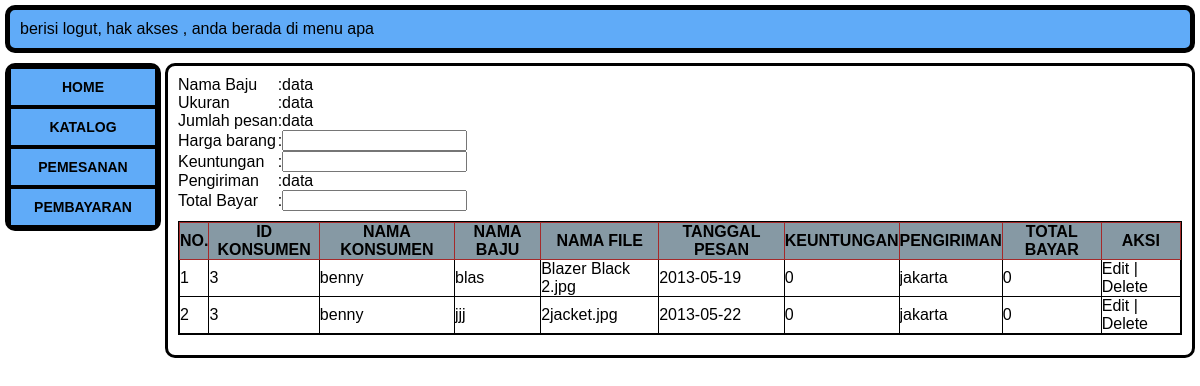
/index.php?berkas=pemesanan/admin_pemesanan, run on the app's committed database.
### tables this page shows
CREATE TABLE IF NOT EXISTS `tb_pemesanan` (
  `id_pemesanan` int(11) NOT NULL AUTO_INCREMENT,
  `id_konsumen` int(11) NOT NULL,
  `id_katalog` int(11) NOT NULL,
  `tgl_pesan` date NOT NULL,
  `ukuran_pesan` varchar(10) NOT NULL,
  `jumlah_pesan` int(11) NOT NULL,
  `id_pengiriman` int(11) NOT NULL,
  `tujuan_pengiriman` text NOT NULL,
  `status_pesan` varchar(40) NOT NULL,
  `keuntungan` int(11) NOT NULL,
  `total` int(11) NOT NULL,
  PRIMARY KEY (`id_pemesanan`)
);

CREATE TABLE IF NOT EXISTS `tb_konsumen` (
  `id_konsumen` int(11) NOT NULL AUTO_INCREMENT,
  `nama_konsumen` varchar(100) NOT NULL,
  `email` varchar(100) NOT NULL,
  `tgl_lahir` date NOT NULL,
  `no_hp` int(15) NOT NULL,
  `password` varchar(100) NOT NULL,
  `alamat` text NOT NULL,
  PRIMARY KEY (`id_konsumen`)
);

CREATE TABLE IF NOT EXISTS `tb_katalog` (
  `id` int(11) NOT NULL AUTO_INCREMENT,
  `nama_baju` varchar(100) NOT NULL,
  `nama_gambar` varchar(100) NOT NULL,
  `ukuran` int(11) NOT NULL,
  `jenis_file` varchar(100) NOT NULL,
  `jenis_katagori` varchar(50) NOT NULL,
  `harga_baju` int(11) NOT NULL,
  `tgl_upload` date NOT NULL,
  `keterangan` text NOT NULL,
  PRIMARY KEY (`id`)
);

CREATE TABLE IF NOT EXISTS `tb_pengiriman` (
  `id_pengiriman` int(11) NOT NULL AUTO_INCREMENT,
  `nama_wilayah` varchar(100) NOT NULL,
  `harga` int(11) NOT NULL,
  PRIMARY KEY (`id_pengiriman`)
);

### pemesanan/admin_pemesanan.php (the view, shortened to what this page needs)
<?php
    $menampilkan_pesanan = mysql_query("SELECT k.nama_baju AS nama_baju, p.ukuran_pesan AS ukuran_pesan, p.tgl_pesan AS tgl_pesan,
                                        p.jumlah_pesan AS jumlah_pesan, k.harga_baju AS harga_baju, p.keuntungan AS keuntungan,
                                        t.id_pengiriman AS id_pengiriman, t.nama_wilayah AS nama_wilayah, p.total AS sub_total,
                                        p.id_konsumen AS id_konsumen, kon.nama_konsumen, k.nama_gambar AS nama_gambar
                                        FROM tb_pemesanan p, tb_konsumen kon, tb_pengiriman t, tb_katalog k
                                        WHERE p.id_konsumen = kon.id_konsumen
                                        AND p.id_katalog = k.id
                                        AND p.id_pengiriman = t.id_pengiriman
                                        AND p.status_pesan IN ('belum deal','deal')
                                       ") or die(mysql_error());
?>
<div id="fm_deal_pesan">
    <form>
        <table cellpadding="10">
            <tr>
                <td>Nama Baju</td>
                <td>:</td>
                <td>data</td>
            </tr>
            <tr>
                <td>Ukuran</td>
                <td>:</td>
                <td>data</td>
            </tr>
            <tr>
                <td>Jumlah pesan</td>
                <td>:</td>
                <td>data</td>
            </tr>
            <tr>
                <td>Harga barang</td>
                <td>:</td>
                <td>
                    <input type="text" name="harga_barang" value="" />
                </td>
            </tr>
            <tr>
                <td>Keuntungan</td>
                <td>:</td>
                <td>
                    <input type="text" name="keuntungan" value="" />
                </td>
            </tr>
            <tr>
                <td>Pengiriman</td>
                <td>:</td>
                <td>data</td>
            </tr>
            <tr>
                <td>Total Bayar</td>
                <td>:</td>
                <td><input type="text" name="total_bayar" id="total_bayar" value="" /></td>
            </tr>
        </table>
    </form>
</div>
<div id="tabel_deal_pesan">
    <table>
        <tr>
            <th>NO. </th>
            <th>ID KONSUMEN</th>
            <th>NAMA KONSUMEN</th>
            <th>NAMA BAJU</th>
            <th>NAMA FILE</th>
            <th>TANGGAL PESAN</th>
            <th>KEUNTUNGAN</th>
            <th>PENGIRIMAN</th>
            <th>TOTAL BAYAR</th>
            <th>AKSI</th>
        </tr>
<?php
$no = 1;
while( $data_pesanan = mysql_fetch_array($menampilkan_pesanan)){ ?>
        <tr>
            <td><?php echo $no++; ?></td>
            <td><?php echo $data_pesanan['id_konsumen']; ?></td>
            <td><?php echo $data_pesanan['nama_konsumen']; ?></td>
            <td><?php echo $data_pesanan['nama_baju']; ?></td>
            <td><?php echo $data_pesanan['nama_gambar']; ?></td>
            <td><?php echo $data_pesanan['tgl_pesan']; ?></td>
            <td><?php echo $data_pesanan['keuntungan']; ?></td>
            <td><?php echo $data_pesanan['nama_wilayah']; ?></td>
            <td><?php echo $data_pesanan['sub_total']; ?></td>
            <td>Edit | Delete</td>
        </tr>
<?php } ?>
    </table>
</div>

### css/style.css (style rules this page uses)
html, body, blockquote, div, form, h1, h2, h3, h4, h5, h6, ol, p, pre, table, ul, li, tbody, td, tfoot, th, thead, tr, button, a, b, br, em, i, img, small, span, strong, sub, sup, legend, fieldset { margin: 0; padding: 0; border:0 none; outline:0 none; font-size:100%; list-style: none; border-collapse: collapse; }
body { font-family: calibri, sans-serif; background-color: white; padding: 5px; }
table tr th { border: 1px solid brown; background-color: #8699a4; }
#tabel_deal_pesan { border: 1px solid black; margin: 10px auto; }
#tabel_deal_pesan table { width: 100%; }
#tabel_deal_pesan table tr td { border: 1px solid black; }

### data on the page
tb_pemesanan: id_konsumen "3", id_konsumen.nama_konsumen "benny", id_katalog.nama_baju "blas", id_katalog.nama_gambar "Blazer Black 2.jpg", tgl_pesan "2013-05-19", keuntungan "0", id_pengiriman.nama_wilayah "jakarta", total "0"
tb_pemesanan: id_konsumen "3", id_konsumen.nama_konsumen "benny", id_katalog.nama_baju "jjj", id_katalog.nama_gambar "2jacket.jpg", tgl_pesan "2013-05-22", keuntungan "0", id_pengiriman.nama_wilayah "jakarta", total "0"
